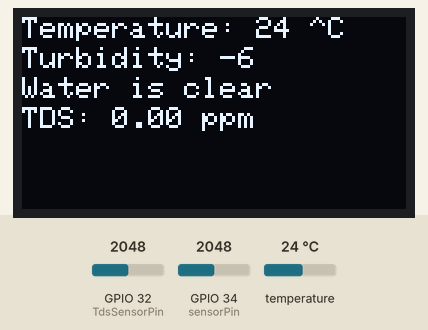
Recording of a sketch running on a simulated ESP32. Shown: 128×64 one-colour display. Inputs (shaded band) come from the test bench; at power-on: temperature 24 °C, GPIO 34 (sensorPin) = 2048, GPIO 32 (TdsSensorPin) = 2048. WiFi joins after 1.5 s; servers stay silent unless stated; the display library's start-up logo is not drawn; what the sketch prints to the serial monitor is not drawn.

Above: at 5.7 s.
5.8 s: temperature set to 12 °C
At 7.0 s:
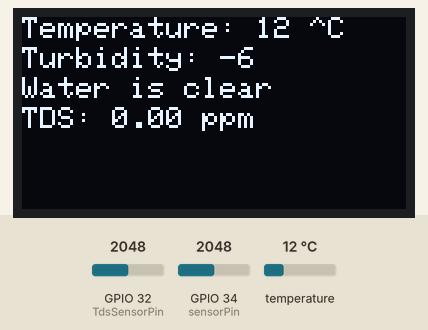
8.0 s: GPIO 34 (sensorPin) set to 1611
At 10.0 s:
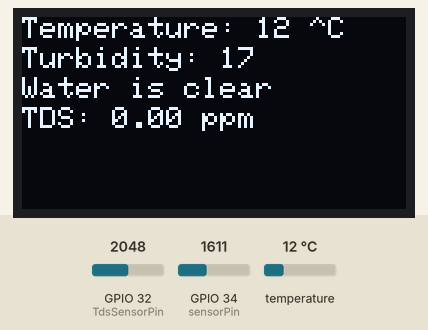
10.8 s: GPIO 34 (sensorPin) set to 1518
At 13.1 s:
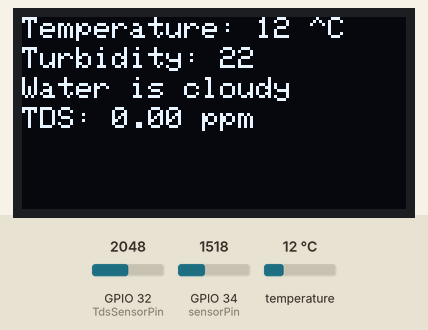
13.7 s: GPIO 34 (sensorPin) set to 1012
At 16.1 s:
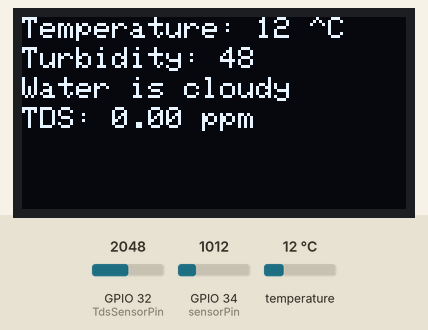
16.6 s: GPIO 34 (sensorPin) set to 923
At 19.1 s:
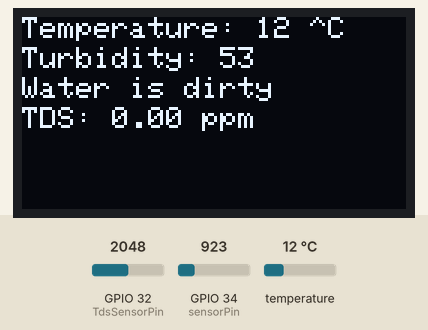
19.4 s: temperature set to 19 °C
At 27.0 s:
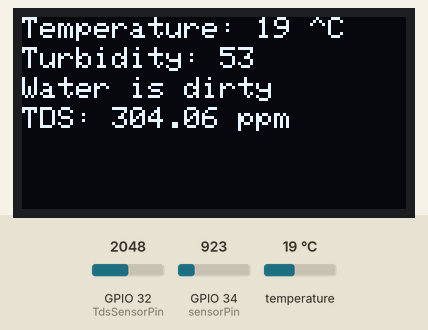
Timing chart, 0 to 28.0 s (numbered marks = the images above; inputs shaded):
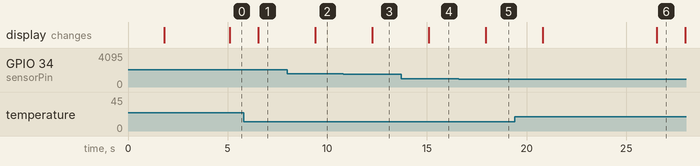

The sketch:

combined_temp_turbidity_tds.ino
```cpp
#define BLYNK_TEMPLATE_ID "TMPL3WI6ndq3m"
#define BLYNK_TEMPLATE_NAME "Temperature Sensor"
#define BLYNK_AUTH_TOKEN "j3AkXOKBTWeV88S0bn9fBu2kRAVtR2Hk"

#define BLYNK_PRINT Serial            //Defines object used for printing
#include <WiFi.h>                     //to use esp32 wifi functionalities
#include <WiFiClient.h>               //Creates a client that can connect to to a specified internet IP address and port as defined in client.
#include <BlynkSimpleEsp32.h>         //to connect blynk with esp32
#include <OneWire.h>                  //It is a protocol and communication channel
#include <DallasTemperature.h>        //use the functionalities of ds18b20
#include <Wire.h>
#include <Adafruit_GFX.h>
#include <Adafruit_SSD1306.h>

//display
#define SCREEN_WIDTH 128
#define SCREEN_HEIGHT 64
#define OLED_RESET    -1
Adafruit_SSD1306 display(SCREEN_WIDTH, SCREEN_HEIGHT, &Wire, OLED_RESET);

// TDS sensor
#define TdsSensorPin 32
#define VREF 3.3      // analog reference voltage(Volt) of the ADC
#define SCOUNT  30           // sum of sample point
int analogBuffer[SCOUNT];    // store the analog value in the array, read from ADC
int analogBufferTemp[SCOUNT];
int analogBufferIndex = 0,copyIndex = 0;
float averageVoltage = 0,tdsValue = 0,temperature = 25;


// Turbidity
int sensorPin = 34; // Analog pin connected to the turbidity sensor
int turbidity;

// Temperature
#define DS18B20 4    //Connect to GPIO4 pin
OneWire ourWire(DS18B20);            //communicate with the sensor
DallasTemperature sensor(&ourWire);
int tempC;
int tempF;

// pH


// Blynk setup
char auth[] = BLYNK_AUTH_TOKEN; // for connection with the blynk
char ssid[] = "OnePlus 11R 5G";  // Enter your wifi name
char pass[] = "a8c4jzi5";  // Enter your wifi password

BlynkTimer timer;           // timer which keeps track of how many milliseconds have elapsed since boot-up

void sendSensor()             // to read the temperature from the DS18B20 sensor and send the data to the Blynk app
{
  // You can send any value at any time.
  // Please don't send more that 10 values per second.
    Blynk.virtualWrite(V0, tempC);
    Blynk.virtualWrite(V1, tempF);
    Blynk.virtualWrite(V2, tdsValue);
    Blynk.virtualWrite(V3, turbidity);
}

void readTemperature() {
  // Request temperature to all devices on the data line
  sensor.requestTemperatures();

  Serial.print("Celsius temperature: ");
  //We can connect more than one IC on the same data wire. 0 refers to the first IC on the wire
  Serial.print(sensor.getTempCByIndex(0));  //returns the temperature in Celsius
  Serial.print(" - Fahrenheit temperature: ");
  Serial.println(sensor.getTempFByIndex(0));
  tempC=sensor.getTempCByIndex(0);
  tempF=sensor.getTempFByIndex(0);

}

void setup()
{

   Serial.begin(115200);          //how fast the data is to be sent
  sensor.begin();

  pinMode(TdsSensorPin,INPUT);

  Blynk.begin(auth, ssid, pass);
  timer.setInterval(100L, sendSensor);          //to set a delay for functions that are executed repeatedly.

  display.begin(SSD1306_SWITCHCAPVCC, 0x3C);
  display.display();
  delay(2000);
  display.clearDisplay();

}

void readTurbidity() {
  int sensorValue = analogRead(sensorPin);
  turbidity = map(sensorValue, 0, 1923, 100, 0); // Map the sensor value to turbidity range
  delay(100);

  Serial.print("Turbidity: ");
  Serial.println(turbidity);
}

void readTDS() {
  static unsigned long analogSampleTimepoint = millis();
   if(millis()-analogSampleTimepoint > 40U)     //every 40 milliseconds,read the analog value from the ADC
   {
     analogSampleTimepoint = millis();
     analogBuffer[analogBufferIndex] = analogRead(TdsSensorPin);    //read the analog value and store into the buffer
     analogBufferIndex++;
     if(analogBufferIndex == SCOUNT)
         analogBufferIndex = 0;
   }
   static unsigned long printTimepoint = millis();
   if(millis()-printTimepoint > 800U)
   {
      printTimepoint = millis();
      for(copyIndex=0;copyIndex<SCOUNT;copyIndex++)
        analogBufferTemp[copyIndex]= analogBuffer[copyIndex];
      averageVoltage = getMedianNum(analogBufferTemp,SCOUNT) * (float)VREF / 4096.0; // read the analog value more stable by the median filtering algorithm, and convert to voltage value
      float compensationCoefficient=1.0+0.02*(temperature-25.0);    //temperature compensation formula: fFinalResult(25^C) = fFinalResult(current)/(1.0+0.02*(fTP-25.0));
      float compensationVolatge=averageVoltage/compensationCoefficient;  //temperature compensation
      tdsValue=(133.42*compensationVolatge*compensationVolatge*compensationVolatge - 255.86*compensationVolatge*compensationVolatge + 857.39*compensationVolatge)*0.5; //convert voltage value to tds value
      //Serial.print("voltage:");
      //Serial.print(averageVoltage,2);
      //Serial.print("V   ");
      Serial.print("TDS Value:");
      Serial.print(tdsValue,0);
      Serial.println("ppm");
   }

}

int getMedianNum(int bArray[], int iFilterLen)
{
      int bTab[iFilterLen];
      for (byte i = 0; i<iFilterLen; i++)
      bTab[i] = bArray[i];
      int i, j, bTemp;
      for (j = 0; j < iFilterLen - 1; j++)
      {
      for (i = 0; i < iFilterLen - j - 1; i++)
          {
        if (bTab[i] > bTab[i + 1])
            {
        bTemp = bTab[i];
            bTab[i] = bTab[i + 1];
        bTab[i + 1] = bTemp;
         }
      }
      }
      if ((iFilterLen & 1) > 0)
    bTemp = bTab[(iFilterLen - 1) / 2];
      else
    bTemp = (bTab[iFilterLen / 2] + bTab[iFilterLen / 2 - 1]) / 2;
      return bTemp;
}

void displaySensors() {
  display.clearDisplay();
  display.setTextSize(1.5);
  display.setTextColor(SSD1306_WHITE);

  //display temperature
  display.setCursor(0,0);
  display.print("Temperature: ");
  display.print(tempC);
  display.println(" ^C");

  // display turbidity
  display.setCursor(0, 10);
  display.print("Turbidity: ");
  display.println(turbidity);
  if (turbidity < 20) {
    display.setCursor(0, 20);
    display.print("Water is clear");
  } else if (turbidity < 50) {
    display.setCursor(0, 20);
    display.print("Water is cloudy");
  } else {
    display.setCursor(0, 20);
    display.print("Water is dirty");
  }
  // display tds
  display.setCursor(0,30);
  display.print("TDS: ");
  display.print(tdsValue);
  display.println(" ppm");

  //

  display.display();
}


void loop()
{
  Blynk.run();
  timer.run();

  readTurbidity();
  delay(100);
  readTDS();
  delay(100);
  readTemperature();
  delay(100);

  displaySensors();
  delay(200);
}
```

Measured:
- the behaviour switches between 1558 and 1557 on GPIO 34 (sensorPin) (found by bisection; images 2 and 3)
- the behaviour switches between 981 and 980 on GPIO 34 (sensorPin) (found by bisection; images 4 and 5)
- after the input at 5.8 s, the display: changes after 0.73 s (image 1)
- after the input at 8.0 s, the display: changes after 1.4 s (image 2)
- after the input at 10.8 s, the display: changes after 1.4 s (image 3)
- after the input at 13.7 s, the display: changes after 1.4 s (image 4)
- after the input at 16.6 s, the display: changes after 1.4 s (image 5)
